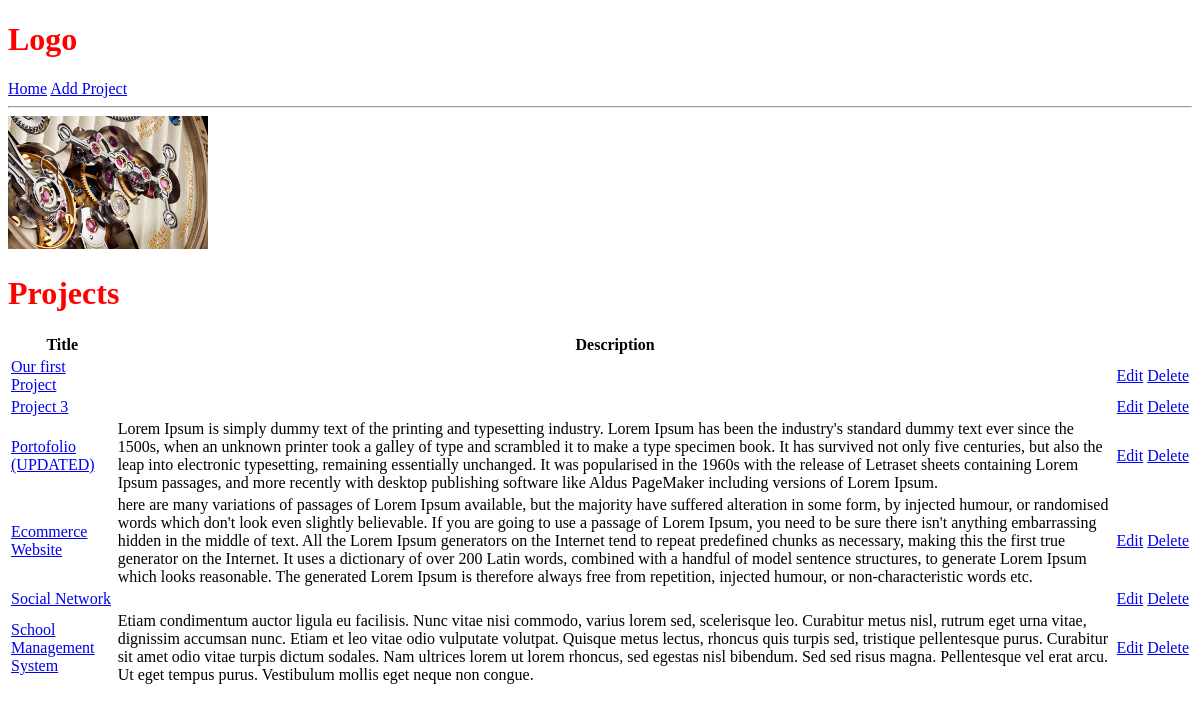
The app's page /, older data.
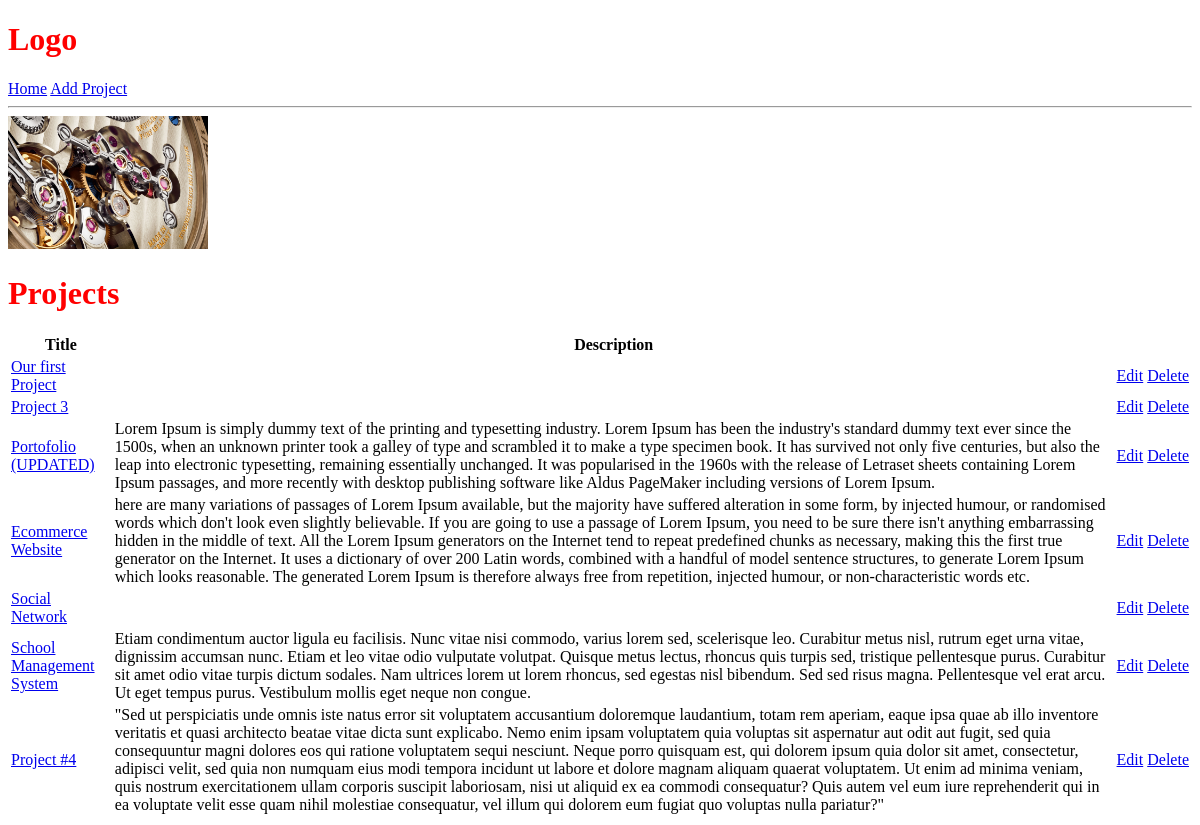
The same page, newer data.
### projects/models.py (models this page shows, shortened)
class Project(models.Model):
    title = models.CharField(max_length=200)
    description = models.TextField(null=True, blank=True)
    featured_image = models.ImageField(null=True, blank=True, default="nesto.jpg")
    demo_link = models.CharField(max_length=1000, null=True, blank=True)
    source_link = models.CharField(max_length=1000, null=True, blank=True)
    vote_total = models.IntegerField(default=0)
    vote_ratio = models.IntegerField(default=0)
    tags = models.ManyToManyField('Tag', blank=True)
    created = models.DateTimeField(auto_now_add=True)
    id = models.UUIDField(default=uuid.uuid4, unique=True, primary_key=True, editable=False)

### projects/views.py (the view)
# urls.py: path('',include('projects.urls'))
def projects(request):
    projects = Project.objects.all()
    context = {'projects': projects}
    return render(request, 'projects/projects.html', context)

### projects/templates/projects/projects.html
{% extends 'main.html' %}
{% load static %}
{% block content %}
<img style="width: 200px;"src="{% static 'images/Lange&Sohne.jpeg' %}">
<h1>Projects</h1>
<table>
    <thead>
       <tr>
        <th>Title</th>
        <th>Description</th>
        <th></th>
       </tr>
    </thead>
    <tbody>
        {% for project in projects %}
        <tr>
            <td><a href="{% url 'project' project.id %}">{{project.title }} {% if project.topRated %}<strong>TOP RATED</strong> {% endif %}</a></td>
            <td>{{ project.description }}</td>
            <td><a href="{% url 'update-project' project.id %}">Edit</a></td>
            <td><a href="{% url 'delete-project' project.id %}">Delete</a></td>
        </tr>
        {% endfor %}
    </tbody>
</table>
{% endblock %}

Row changes from the older to the newer data that the page shows:
added Project: title "Project #4", description "\"Sed ut perspiciatis unde omnis iste natus error sit voluptatem accusantium doloremque laudantium, totam rem aperiam, eaque ipsa quae ab illo inventore veritatis et quasi architecto beatae vitae dicta sunt explicabo. Nemo enim ipsam voluptatem quia voluptas sit aspernatur aut odit aut fugit, sed quia consequuntur magni dolores eos qui ratione voluptatem sequi nesciunt. Neque porro quisquam est, qui dolorem ipsum quia dolor sit amet, consectetur, adipisci velit, sed quia non numquam eius modi tempora incidunt ut labore et dolore magnam aliquam quaerat voluptatem. Ut enim ad minima veniam, quis nostrum exercitationem ullam corporis suscipit laboriosam, nisi ut aliquid ex ea commodi…"
